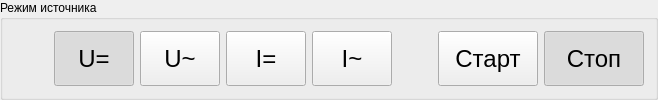
             <widget class="QGroupBox" name="groupBox_2">
              <property name="sizePolicy">
               <sizepolicy hsizetype="Minimum" vsizetype="Preferred">
                <horstretch>0</horstretch>
                <verstretch>0</verstretch>
               </sizepolicy>
              </property>
              <property name="title">
               <string>Режим источника</string>
              </property>
              <layout class="QHBoxLayout" name="horizontalLayout_3">
               <item>
                <spacer name="horizontalSpacer_8">
                 <property name="orientation">
                  <enum>Qt::Horizontal</enum>
                 </property>
                 <property name="sizeHint" stdset="0">
                  <size>
                   <width>40</width>
                   <height>20</height>
                  </size>
                 </property>
                </spacer>
               </item>
               <item>
                <widget class="QPushButton" name="modeDCVPushButton">
                 <property name="sizePolicy">
                  <sizepolicy hsizetype="Minimum" vsizetype="Minimum">
                   <horstretch>0</horstretch>
                   <verstretch>0</verstretch>
                  </sizepolicy>
                 </property>
                 <property name="font">
                  <font>
                   <pointsize>18</pointsize>
                  </font>
                 </property>
                 <property name="text">
                  <string>U=</string>
                 </property>
                 <property name="checkable">
                  <bool>true</bool>
                 </property>
                 <property name="checked">
                  <bool>true</bool>
                 </property>
                 <attribute name="buttonGroup">
                  <string notr="true">buttonGroup_2</string>
                 </attribute>
                </widget>
               </item>
               <item>
                <widget class="QPushButton" name="modeACVPushButton">
                 <property name="sizePolicy">
                  <sizepolicy hsizetype="Minimum" vsizetype="Minimum">
                   <horstretch>0</horstretch>
                   <verstretch>0</verstretch>
                  </sizepolicy>
                 </property>
                 <property name="font">
                  <font>
                   <pointsize>18</pointsize>
                  </font>
                 </property>
                 <property name="text">
                  <string>U~</string>
                 </property>
                 <property name="checkable">
                  <bool>true</bool>
                 </property>
                 <attribute name="buttonGroup">
                  <string notr="true">buttonGroup_2</string>
                 </attribute>
                </widget>
               </item>
               <item>
                <widget class="QPushButton" name="modeDCIPushButton">
                 <property name="sizePolicy">
                  <sizepolicy hsizetype="Minimum" vsizetype="Minimum">
                   <horstretch>0</horstretch>
                   <verstretch>0</verstretch>
                  </sizepolicy>
                 </property>
                 <property name="font">
                  <font>
                   <pointsize>18</pointsize>
                  </font>
                 </property>
                 <property name="text">
                  <string>I=</string>
                 </property>
                 <property name="checkable">
                  <bool>true</bool>
                 </property>
                 <attribute name="buttonGroup">
                  <string notr="true">buttonGroup_2</string>
                 </attribute>
                </widget>
               </item>
               <item>
                <widget class="QPushButton" name="modeACIPushButton">
                 <property name="sizePolicy">
                  <sizepolicy hsizetype="Minimum" vsizetype="Minimum">
                   <horstretch>0</horstretch>
                   <verstretch>0</verstretch>
                  </sizepolicy>
                 </property>
                 <property name="font">
                  <font>
                   <pointsize>18</pointsize>
                  </font>
                 </property>
                 <property name="text">
                  <string>I~</string>
                 </property>
                 <property name="checkable">
                  <bool>true</bool>
                 </property>
                 <attribute name="buttonGroup">
                  <string notr="true">buttonGroup_2</string>
                 </attribute>
                </widget>
               </item>
               <item>
                <spacer name="horizontalSpacer_7">
                 <property name="orientation">
                  <enum>Qt::Horizontal</enum>
                 </property>
                 <property name="sizeHint" stdset="0">
                  <size>
                   <width>40</width>
                   <height>20</height>
                  </size>
                 </property>
                </spacer>
               </item>
               <item>
                <widget class="QPushButton" name="setSetpoinPushButton">
                 <property name="sizePolicy">
                  <sizepolicy hsizetype="Minimum" vsizetype="Minimum">
                   <horstretch>0</horstretch>
                   <verstretch>0</verstretch>
                  </sizepolicy>
                 </property>
                 <property name="minimumSize">
                  <size>
                   <width>100</width>
                   <height>50</height>
                  </size>
                 </property>
                 <property name="font">
                  <font>
                   <pointsize>18</pointsize>
                  </font>
                 </property>
                 <property name="text">
                  <string>Старт</string>
                 </property>
                 <property name="checkable">
                  <bool>true</bool>
                 </property>
                </widget>
               </item>
               <item>
                <widget class="QPushButton" name="stopPushButton">
                 <property name="sizePolicy">
                  <sizepolicy hsizetype="Minimum" vsizetype="Minimum">
                   <horstretch>0</horstretch>
                   <verstretch>0</verstretch>
                  </sizepolicy>
                 </property>
                 <property name="minimumSize">
                  <size>
                   <width>100</width>
                   <height>50</height>
                  </size>
                 </property>
                 <property name="font">
                  <font>
                   <pointsize>18</pointsize>
                   <weight>50</weight>
                   <bold>false</bold>
                  </font>
                 </property>
                 <property name="text">
                  <string>Стоп</string>
                 </property>
                 <property name="checkable">
                  <bool>true</bool>
                 </property>
                 <property name="checked">
                  <bool>true</bool>
                 </property>
                </widget>
               </item>
              </layout>
             </widget>
